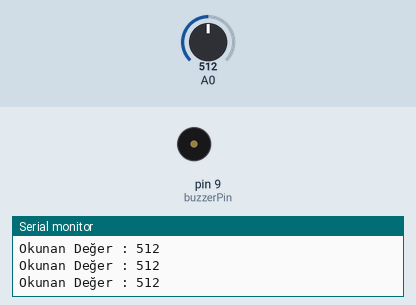
A sketch run on a simulated Arduino Uno, built with avr-gcc and run on an emulated ATmega328P. Shown: buzzer (waves = sounding), the last lines printed to the serial monitor. The test bench sets the inputs (shaded band); at power-on: A0 = 512.

Above: at 1.01 s.
1.3 s: A0 set to 219
4.3 s: A0 set to 189
At 5.2 s:
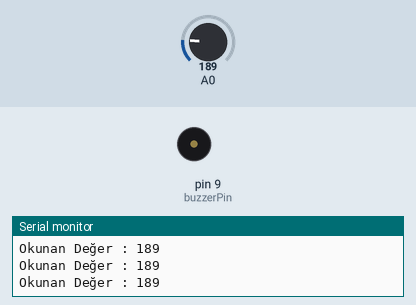
7.3 s: A0 set to 210
At 7.5 s:
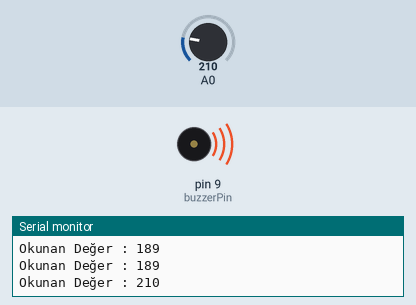
10.3 s: A0 set to 190
At 11.6 s:
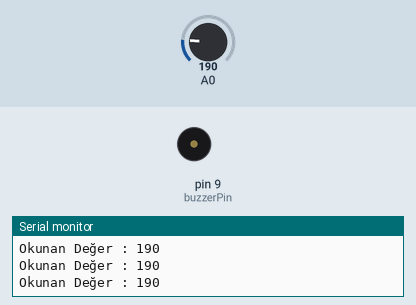
Timing chart, 0 to 13.0 s (numbered marks = the images above; inputs shaded):
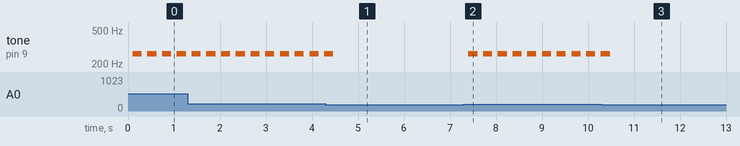

Measured:
- the behaviour switches between 201 and 200 on A0 (found by bisection; images 0 and 1)
- after the input at 4.3 s, tone on pin 9 (buzzerPin): goes on until 4.5 s, then stays silent
- after the input at 7.3 s, tone on pin 9 (buzzerPin): alternates 262 Hz for 0.20 s and silent for 0.12 s, starting after 0.10 s
- after the input at 10.3 s, tone on pin 9 (buzzerPin): goes on until 10.5 s, then stays silent
- by itself, tone on pin 9 (buzzerPin): alternates 262 Hz for 0.20 s and silent for 0.12 s

The sketch:

18-mq2GazSensor.ino
```cpp
int esikDegeri = 200;               //Gaz eşik değerini belirliyoruz.
int buzzerPin = 9;                  //Buzzerın takılacağı pin
int deger;                          //Sensörden okunan değer

void setup() {
  pinMode(buzzerPin, OUTPUT);       //Buzzer pinimizi çıkış olarak ayarlıyoruz.
  Serial.begin(9600);
}

void loop() {
  delay(100);
  deger = analogRead(A0);           //Sensörden analog değer okuyoruz.
  Serial.print("Okunan Değer : ");
  Serial.println(deger);
  if(deger > esikDegeri){           //Sensörden okunan değer eşik değerinden büyükse çalışır.
    tone(buzzerPin, 262);
    delay(200);
    noTone(buzzerPin);
    delay(20);
  }
  else{                             //Sensörden okunan değer eşik değerinin altındaysa çalışır.
    digitalWrite(buzzerPin, LOW);
  }
}
```
